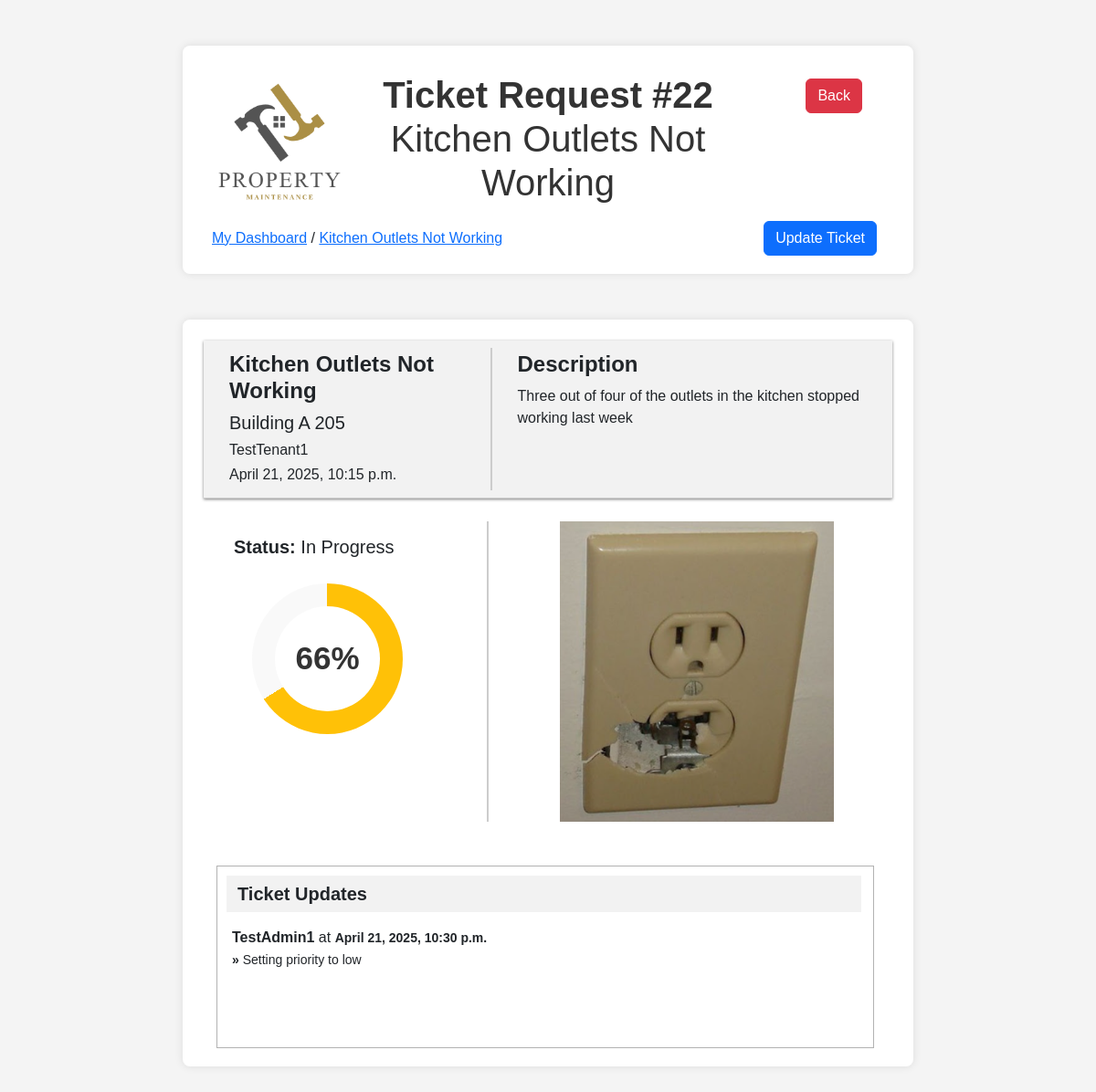
Screenshot of /22 (signed in) with the database file from the repository.
### ticketsystem/models.py (models this page shows, shortened)
class Ticket(models.Model):
    title = models.CharField(max_length=200)
    description = models.TextField()
    CATEGORY_CHOICES = [
        ('electrical', 'Electrical'),
        ('plumbing', 'Plumbing'),
        ('general', 'General'),
    ]
    category = models.CharField(max_length=20, choices=CATEGORY_CHOICES)
    STATUS_CHOICES = [
        ('submitted', 'Submitted'),
        ('in_progress', 'In Progress'),
        ('completed', 'Completed'),
    ]
    status = models.CharField(max_length=20, choices=STATUS_CHOICES, default='submitted')
    PRIORITY_CHOICES = [
        ('low', 'Low'),
        ('medium', 'Medium'),
        ('high', 'High'),
    ]
    priority = models.CharField(max_length=10, choices=PRIORITY_CHOICES, default='medium')
    created_date = models.DateTimeField(auto_now_add=True)
    updated_date = models.DateTimeField(auto_now=True)
    completed_date = models.DateTimeField(null=True, blank=True) # based on status
    image = models.ImageField(upload_to='ticket_images/', null=True, blank=True)
    submitter = models.ForeignKey(settings.AUTH_USER_MODEL, on_delete=models.CASCADE, related_name='submitted_tickets')
    assigned_admin = models.ForeignKey(settings.AUTH_USER_MODEL, on_delete=models.SET_NULL, null=True, blank=True, related_name='assigned_tickets')

class UserProfile(models.Model):
    user = models.OneToOneField(User, on_delete=models.CASCADE)
    ROLE_CHOICES = [
        ('tenant', 'Tenant'),
        ('admin', 'Admin'),
    ]
    role = models.CharField(max_length=10, choices=ROLE_CHOICES, default='tenant')
    building_name = models.CharField(max_length=100, blank=True, null=True)
    apartment_number = models.CharField(max_length=10, blank=True, null=True)
    employee_id = models.CharField(max_length=100, blank=True, null=True)

class Comment(models.Model):
    ticket = models.ForeignKey('Ticket', on_delete=models.CASCADE, related_name='comments')
    user = models.ForeignKey(settings.AUTH_USER_MODEL, on_delete=models.CASCADE, related_name='comments')
    content = models.TextField()
    created_date = models.DateTimeField(auto_now_add=True)
    image = models.ImageField(upload_to='comment_images/', null=True, blank=True)

### ticketsystem/views.py (the view, shortened to what this page needs)
# urls.py: path('<int:id>', ticket_page, name="page" ),
@login_required(login_url="/")
def ticket_page(request, id):
    ticket = Ticket.objects.get(id=id)
    form_ticket = forms.TenantUpdateTicket(instance=ticket)
    if ticket.submitter_id != request.user.id:
        return redirect('tenant_dashboard')
    context = {
        'ticket': ticket,
        'form_ticket': form_ticket,
        'comments': Comment.objects.filter(ticket_id=id)
    }
    return render(request, 'ticket_page.html', context)

### ticketsystem/templates/ticket_page.html (shortened to what this page needs)
{% load static %}
{% load tz %}
<!DOCTYPE html>
<html lang="en">
<head>
    {% load bootstrap5 %}
    {% bootstrap_css %}
    <link rel="stylesheet" href="{% static 'style.css' %}">
</head>
<body>
    <div class="container">
        <div class="row">
            <div class="col-3 align-self-center mx-auto d-flex justify-content-center" >
                <img src="../../media/logo_light.png" class="img-fluid" alt="Property Maintenance">
            </div>
            <div class="col-6 my-auto text-center">
                <h1><b>Ticket Request #{{ ticket.id }} </b><br>{{ ticket.title|title }}</h1>
            </div>
            <div class="col align-top text-end pt-3 pe-5">
                <div class="pb-5">
                    <a class="btn btn-danger" href="{% url 'tenant_dashboard' %}" role="button">Back</a>
                </div>
            </div>
        <div class="row ps-4">
            <div class="col-7 text-start align-self-center">
                <a href="{% url 'tenant_dashboard' %}">My Dashboard</a> /
                <a href ="">{{ticket.title|title}}</a>
            </div>
            <div class="col-5 pe-2 text-end">
                <a class="btn btn-primary" data-bs-toggle="modal" data-bs-target="#exampleModalLong" role="button">Update Ticket</a>
            </div>
        </div>
        </div>
    </div>
    <div class="container">
        <div class="row divider">
            <div class="col-md-5 left-column pt-1">
                <h4><b>{{ ticket.title|title }}</b></h4>
                <h5>{{ ticket.submitter.userprofile.building_name }} {{ ticket.submitter.userprofile.apartment_number }}</h5>
                <h6>{{ ticket.submitter|capfirst }}</h6>
                <h6>{{ ticket.created_date }}</h6>
            </div>
            <div class="col">
                <div class="col-lg-12 ps-3 pt-1">
                    <h4><b>Description</b></h4>
                    <div class="description-body">
                        <p>{{ ticket.description }}</p>
                    </div>
                </div>
            </div>
        </div>
        <div class="row">
            <div class="col-5 left-column pt-3 ps-5">
                <div class="d-flex align-items-center">
                    <h5><b>Status: </b>{{ ticket.get_status_display|title }}</h5>
                </div>
                <div class="col col-progress">
                    <div class="progress-circle">
                        <span>
                            {% if ticket.status == "submitted" %}
                                33%
                            {% elif ticket.status == "in_progress" %}
                                66%
                            {% elif ticket.status == "completed" %}
                                100%
                            {% endif %}
                        </span>
                    </div>
                </div>
            </div>
            <div class="col">
                {% if ticket.image %}
                    <img class="d-block mx-auto" src="{{ ticket.image.url }}" alt="Ticket Image" style="max-width: 300px;">
                {% else %}
                    <p>No image uploaded.</p>
                {% endif %}
            </div>
            <div class="row pt-5 ps-4">
                <div class="col">
                    <div class="updates-content-box">
                        <div class="updates-title-box">
                            <div class="row">
                                <div class="text-center ps-4 fs-5">
                                    <a><b>Ticket Updates</b></a>
                                </div>
                            </div>
                        </div>
                        <div class="row p-3">
                            {% if comments %}
                                {% for comment in comments %}
                                <p>
                                    <strong>{{ comment.user }}</strong> at <strong> <small>{{ comment.created_date|localtime }} <br>
                                        &#187;</strong> {{ comment.content }}</small>
                                </p>
                                {% endfor %}
                            {% else %}
                                <p class="text-secondary"><i>No updates have been made to your ticket yet.  <br>We are working to respond to your request as soon as possible.</i></p>
                            {% endif %}
                        </div>
                        </div>
                    </div>
        </div>
    </div>
</body>
</html>

### ticketsystem/static/style.css (style rules this page uses)
body { font-family: Arial, sans-serif; background-color: #f4f4f4; margin: 0; padding: 0; }
.container { max-width: 800px; margin: 50px auto; background: white; padding: 20px; box-shadow: 0 0 10px rgba(0, 0, 0, 0.1); border-radius: 8px; }
h1 { text-align: center; color: #333; }

### rows the page displays
Ticket: id "22", title "Kitchen Outlets Not Working", submitter.userprofile.building_name "Building A", submitter.userprofile.apartment_number "205", submitter "TestTenant1", created_date "April 21, 2025, 10:15 p.m.", description "Three out of four of the outlets in the kitchen stopped working last week", status "In Progress", image (picture)
Comment: user "TestAdmin1", created_date "April 21, 2025, 10:30 p.m.", content "Setting priority to low"
